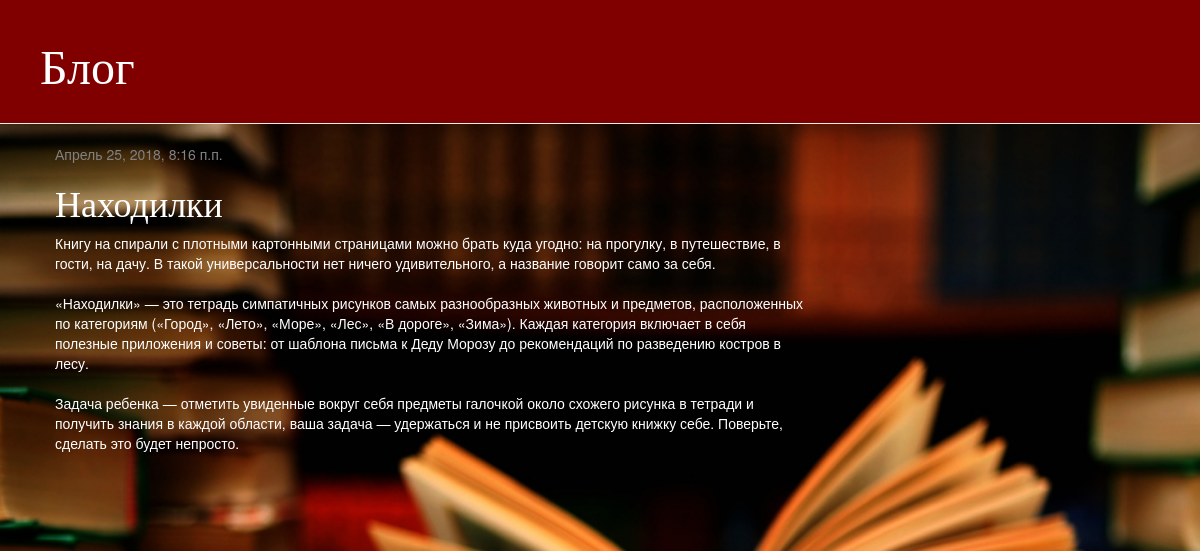
The page /post/8/ on the database its author committed.
### blog/models.py (models this page shows, shortened)
class Post(models.Model):
    author = models.ForeignKey('auth.User', on_delete=models.CASCADE)
    title = models.CharField(max_length=200)
    text = models.TextField()
    created_date = models.DateTimeField(
            default=timezone.now)
    published_date = models.DateTimeField(
            blank=True, null=True)

### blog/views.py (the view)
def post_detail(request, pk):
    post = get_object_or_404(Post, pk=pk)
    return render(request, 'blog/post_detail.html', {'post': post})

### blog/templates/blog/post_detail.html (shortened to what this page needs)
{% extends 'blog/base.html' %}
{% block content %}
    <div class="post">
        {% if post.published_date %}
            <div class="date">
                {{ post.published_date }}
            </div>
        {% endif %}
        <h1>{{ post.title }}</h1>
        <p>{{ post.text|linebreaksbr }}</p>
    </div>
{% endblock %}

### blog/templates/blog/base.html (shortened to what this page needs)
{% load staticfiles %}
<html>
    <head>
        <link rel="stylesheet" href="//maxcdn.bootstrapcdn.com/bootstrap/3.2.0/css/bootstrap.min.css">
        <link rel="stylesheet" href="//maxcdn.bootstrapcdn.com/bootstrap/3.2.0/css/bootstrap-theme.min.css">
        <link rel="stylesheet" href="{% static 'css/blog.css' %}">
    </head>
<body>
    <div class="page-header">
        <h1><a href="/">Блог</a></h1>
    </div>
    <div class="content container">
        <div class="row">
            <div class="col-md-8">
            {% block content %}
            {% endblock %}
            </div>
        </div>
    </div>
</body>
</html>

### blog/static/css/blog.css (style rules this page uses)
body { background-image: url("2.jpeg"); background-size: 1500px 1100px; }
h1 a { color: #00FFFF; font-family: 'Lobster'; }
.page-header { background-color: #800000; margin-top: 0; padding: 20px 20px 20px 40px; }
.page-header h1, .page-header h1 a, .page-header h1 a:visited, .page-header h1 a:active { color: #ffffff; font-size: 36pt; text-decoration: none; }
.content { margin-left: 40px; }
h1, h2, h3, h4 { font-family: 'Lobster', cursive; }
.date { color: #828282; }
.post { margin-bottom: 70px; color: #ffffff; }

### rows shown on the page
Post: published_date "Апрель 25, 2018, 8:16 п.п.", title "Находилки", text "Книгу на спирали с плотными картонными страницами можно брать куда угодно: на прогулку, в путешествие, в гости, на дачу. В такой универсальности нет ничего удивительного, а название говорит само за себя. «Находилки» — это тетрадь симпатичных рисунков самых разнообразных животных и предметов, расположенных по категориям («Город», «Лето», «Море», «Лес», «В дороге», «Зима»). Каждая категория включает в себя полезные приложения и советы: от шаблона письма к Деду Морозу до рекомендаций по разведению костров в лесу. Задача ребенка — отметить увиденные вокруг себя предметы галочкой около схожего рисунка в тетради и получить знания в каждой области, ваша задача — удержаться и не присвоить детскую…"
